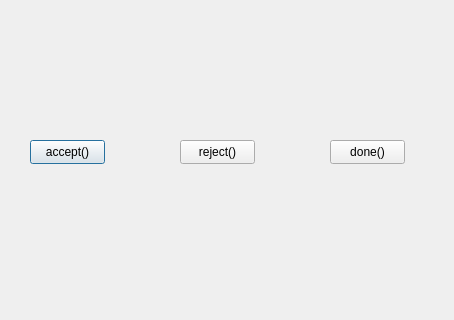
<?xml version="1.0" encoding="UTF-8"?>
<ui version="4.0">
 <class>Dialog</class>
 <widget class="QDialog" name="Dialog">
  <property name="geometry">
   <rect>
    <x>0</x>
    <y>0</y>
    <width>454</width>
    <height>320</height>
   </rect>
  </property>
  <property name="windowTitle">
   <string>Dialog</string>
  </property>
  <widget class="QPushButton" name="btnAccept">
   <property name="geometry">
    <rect>
     <x>30</x>
     <y>140</y>
     <width>75</width>
     <height>24</height>
    </rect>
   </property>
   <property name="text">
    <string>accept()</string>
   </property>
  </widget>
  <widget class="QPushButton" name="btnReject">
   <property name="geometry">
    <rect>
     <x>180</x>
     <y>140</y>
     <width>75</width>
     <height>24</height>
    </rect>
   </property>
   <property name="text">
    <string>reject()</string>
   </property>
  </widget>
  <widget class="QPushButton" name="btnDone">
   <property name="geometry">
    <rect>
     <x>330</x>
     <y>140</y>
     <width>75</width>
     <height>24</height>
    </rect>
   </property>
   <property name="text">
    <string>done()</string>
   </property>
  </widget>
 </widget>
 <resources/>
 <connections/>
</ui>
